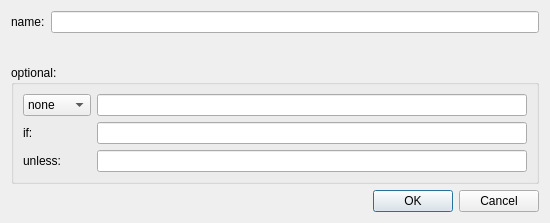
<?xml version="1.0" encoding="UTF-8"?>
<ui version="4.0">
 <class>ArgEdit</class>
 <widget class="QDialog" name="ArgEdit">
  <property name="geometry">
   <rect>
    <x>0</x>
    <y>0</y>
    <width>550</width>
    <height>223</height>
   </rect>
  </property>
  <property name="windowTitle">
   <string>Arg:</string>
  </property>
  <property name="windowIcon">
   <iconset>
    <normaloff>:/icons/logo.png</normaloff>:/icons/logo.png</iconset>
  </property>
  <layout class="QGridLayout" name="gridLayout">
   <item row="0" column="0">
    <layout class="QFormLayout" name="formLayout_3">
     <property name="fieldGrowthPolicy">
      <enum>QFormLayout::AllNonFixedFieldsGrow</enum>
     </property>
     <item row="0" column="0">
      <widget class="QLabel" name="label">
       <property name="text">
        <string>name:</string>
       </property>
      </widget>
     </item>
     <item row="0" column="1">
      <widget class="QLineEdit" name="lineEdit_name">
       <property name="toolTip">
        <string>foo</string>
       </property>
      </widget>
     </item>
    </layout>
   </item>
   <item row="2" column="0">
    <widget class="QDialogButtonBox" name="buttonBox">
     <property name="orientation">
      <enum>Qt::Horizontal</enum>
     </property>
     <property name="standardButtons">
      <set>QDialogButtonBox::Cancel|QDialogButtonBox::Ok</set>
     </property>
    </widget>
   </item>
   <item row="1" column="0">
    <widget class="QGroupBox" name="groupBox">
     <property name="title">
      <string>optional:</string>
     </property>
     <layout class="QFormLayout" name="formLayout">
      <item row="0" column="0">
       <widget class="QComboBox" name="comboBox">
        <item>
         <property name="text">
          <string>none</string>
         </property>
        </item>
        <item>
         <property name="text">
          <string>value</string>
         </property>
        </item>
        <item>
         <property name="text">
          <string>default</string>
         </property>
        </item>
       </widget>
      </item>
      <item row="0" column="1">
       <widget class="QLineEdit" name="lineEdit_value_or_default">
        <property name="toolTip">
         <string>bar</string>
        </property>
       </widget>
      </item>
      <item row="1" column="0">
       <widget class="QLabel" name="label_2">
        <property name="text">
         <string>if:</string>
        </property>
       </widget>
      </item>
      <item row="1" column="1">
       <widget class="QLineEdit" name="lineEdit_if">
        <property name="toolTip">
         <string>$(arg foo)</string>
        </property>
       </widget>
      </item>
      <item row="2" column="0">
       <widget class="QLabel" name="label_3">
        <property name="text">
         <string>unless:</string>
        </property>
       </widget>
      </item>
      <item row="2" column="1">
       <widget class="QLineEdit" name="lineEdit_unless">
        <property name="toolTip">
         <string>$(arg foo)</string>
        </property>
       </widget>
      </item>
     </layout>
    </widget>
   </item>
  </layout>
 </widget>
 <resources/>
 <connections>
  <connection>
   <sender>buttonBox</sender>
   <signal>rejected()</signal>
   <receiver>ArgEdit</receiver>
   <slot>reject()</slot>
   <hints>
    <hint type="sourcelabel">
     <x>316</x>
     <y>260</y>
    </hint>
    <hint type="destinationlabel">
     <x>286</x>
     <y>274</y>
    </hint>
   </hints>
  </connection>
  <connection>
   <sender>buttonBox</sender>
   <signal>accepted()</signal>
   <receiver>ArgEdit</receiver>
   <slot>accept()</slot>
   <hints>
    <hint type="sourcelabel">
     <x>248</x>
     <y>254</y>
    </hint>
    <hint type="destinationlabel">
     <x>157</x>
     <y>274</y>
    </hint>
   </hints>
  </connection>
 </connections>
</ui>
